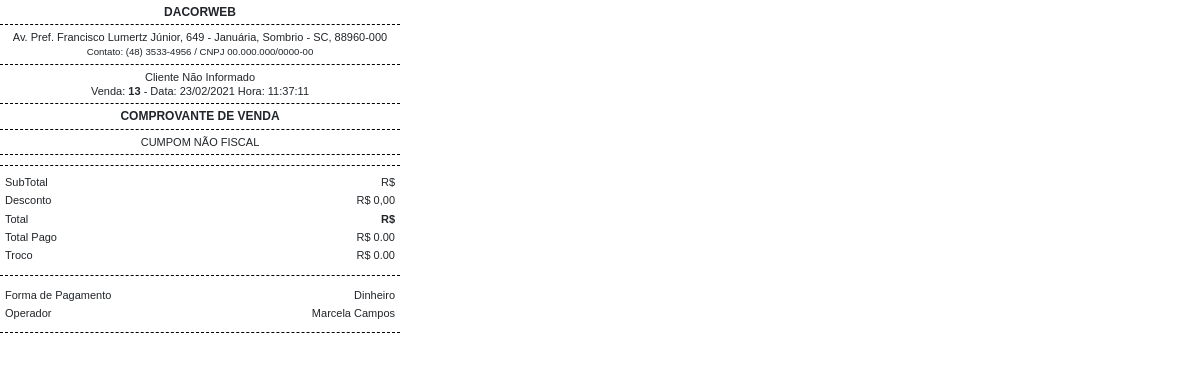
Page /login/rel/comprovante.php?id=13&imp=Não (signed in) on the committed database.
### tables this page shows
CREATE TABLE `vendas` (
  `id` int(11) NOT NULL,
  `valor` decimal(8,2) NOT NULL,
  `data` date NOT NULL,
  `hora` time NOT NULL,
  `operador` int(11) NOT NULL,
  `valor_recebido` decimal(8,2) NOT NULL,
  `desconto` varchar(20) NOT NULL,
  `troco` decimal(8,2) NOT NULL,
  `forma_pgto` int(11) NOT NULL,
  `abertura` int(11) NOT NULL,
  `status` varchar(15) NOT NULL,
  `cliente` int(11) DEFAULT NULL
);

CREATE TABLE `forma_pgtos` (
  `id` int(11) NOT NULL,
  `codigo` int(11) NOT NULL,
  `nome` varchar(30) NOT NULL
);

CREATE TABLE `usuarios` (
  `id` int(11) NOT NULL,
  `nome` varchar(50) NOT NULL,
  `email` varchar(50) NOT NULL,
  `cpf` varchar(20) NOT NULL,
  `senha` varchar(20) NOT NULL,
  `nivel` varchar(20) NOT NULL
);

### login/config.php (called while the page is built, shortened)
<?php
$nome_sistema = "DacorWeb";
$telefone_sistema = "(48) 3533-4956";
$endereco_sistema = "Av. Pref. Francisco Lumertz Júnior, 649 - Januária, Sombrio - SC, 88960-000";
$cnpj_sistema = '00.000.000/0000-00';
 ?>

### login/rel/comprovante.php (the view, shortened to what this page needs)
<?php
include('../conexao.php');
$id = $_GET['id'];
$res = $pdo->query("SELECT * from vendas where id = '$id' ");
$dados = $res->fetchAll(PDO::FETCH_ASSOC);
$hora = $dados[0]['hora'];
$valor_recebido = $dados[0]['valor_recebido'];
$tipo_pgto = $dados[0]['forma_pgto'];
$troco = $dados[0]['troco'];
$data = $dados[0]['data'];
$desconto = $dados[0]['desconto'];
$operador = $dados[0]['operador'];
$nome_cliente = 'Não Informado';
$cpf_cliente = '';
$data2 = implode('/', array_reverse(explode('-', $data)));
$res = $pdo->query("SELECT * from forma_pgtos where codigo = '$tipo_pgto' ");
$dados = $res->fetchAll(PDO::FETCH_ASSOC);
$nome_pgto = $dados[0]['nome'];
$res = $pdo->query("SELECT * from usuarios where id = '$operador' ");
$dados = $res->fetchAll(PDO::FETCH_ASSOC);
$nome_operador = $dados[0]['nome'];
?>
<link href="https://cdn.jsdelivr.net/npm/bootstrap@5.2.0-beta1/dist/css/bootstrap.min.css" rel="stylesheet">
<div class="printer-ticket">
	<div  class="th title"><?php echo $nome_sistema ?></div>
	<div  class="th">
		<?php echo $endereco_sistema ?> <br />
		<small>Contato: <?php echo $telefone_sistema ?>
		<?php if($cnpj_sistema != ""){echo ' / CNPJ '. @$cnpj_sistema; } ?>
	</small>
</div>
<div  class="th">Cliente <?php echo $nome_cliente ?> <?php if($cpf_cliente != ""){ ?>CPF: <?php echo $cpf_cliente ?> <?php } ?>
<br>
Venda: <b><?php echo $id ?></b> - Data: <?php echo $data2 ?> Hora: <?php echo $hora ?>
</div>
<div  class="th title" >Comprovante de Venda</div>
<div  class="th">CUMPOM NÃO FISCAL</div>
<div class="th" style="margin-bottom: 7px"></div>
	<div class="row valores">
		<div class="col-6">SubTotal</div>
		<div class="col-6" align="right">R$ <?php echo @$sub_total ?></div>
	</div>
	<div class="row valores">
		<div class="col-6">Desconto</div>
		<div class="col-6" align="right"> <?php echo @$desconto ?></div>
	</div>
	<div class="row valores">
		<div class="col-6">Total</div>
		<div class="col-6" align="right"><b>R$ <?php echo @$total ?></b></div>
	</div>
	<div class="row valores">
		<div class="col-6">Total Pago</div>
		<div class="col-6" align="right">R$ <?php echo @$valor_recebido ?></div>
	</div>
	<div class="row valores">
		<div class="col-6">Troco</div>
		<div class="col-6" align="right">R$ <?php echo @$troco ?></div>
	</div>
<div class="th" style="margin-bottom: 10px"></div>
	<div class="row valores">
		<div class="col-6">Forma de Pagamento</div>
		<div class="col-6" align="right"> <?php echo @$nome_pgto ?></div>
	</div>
		<div class="row valores">
		<div class="col-6">Operador</div>
		<div class="col-6" align="right"> <?php echo @$nome_operador ?></div>
	</div>
<div class="th" style="margin-bottom: 10px"></div>

### rows in the picture
vendas: data "23/02/2021", hora "11:37:11", desconto "R$ 0,00", valor_recebido "0.00", troco "0.00"
forma_pgtos: nome "Dinheiro"
usuarios: nome "Marcela Campos"

### other values in the picture
$nome_sistema "DACORWEB"
$endereco_sistema "Av. Pref. Francisco Lumertz Júnior, 649 - Januária, Sombrio - SC, 88960-000"
$telefone_sistema "(48) 3533-4956"
$nome_cliente "Não Informado"
$id "13"
